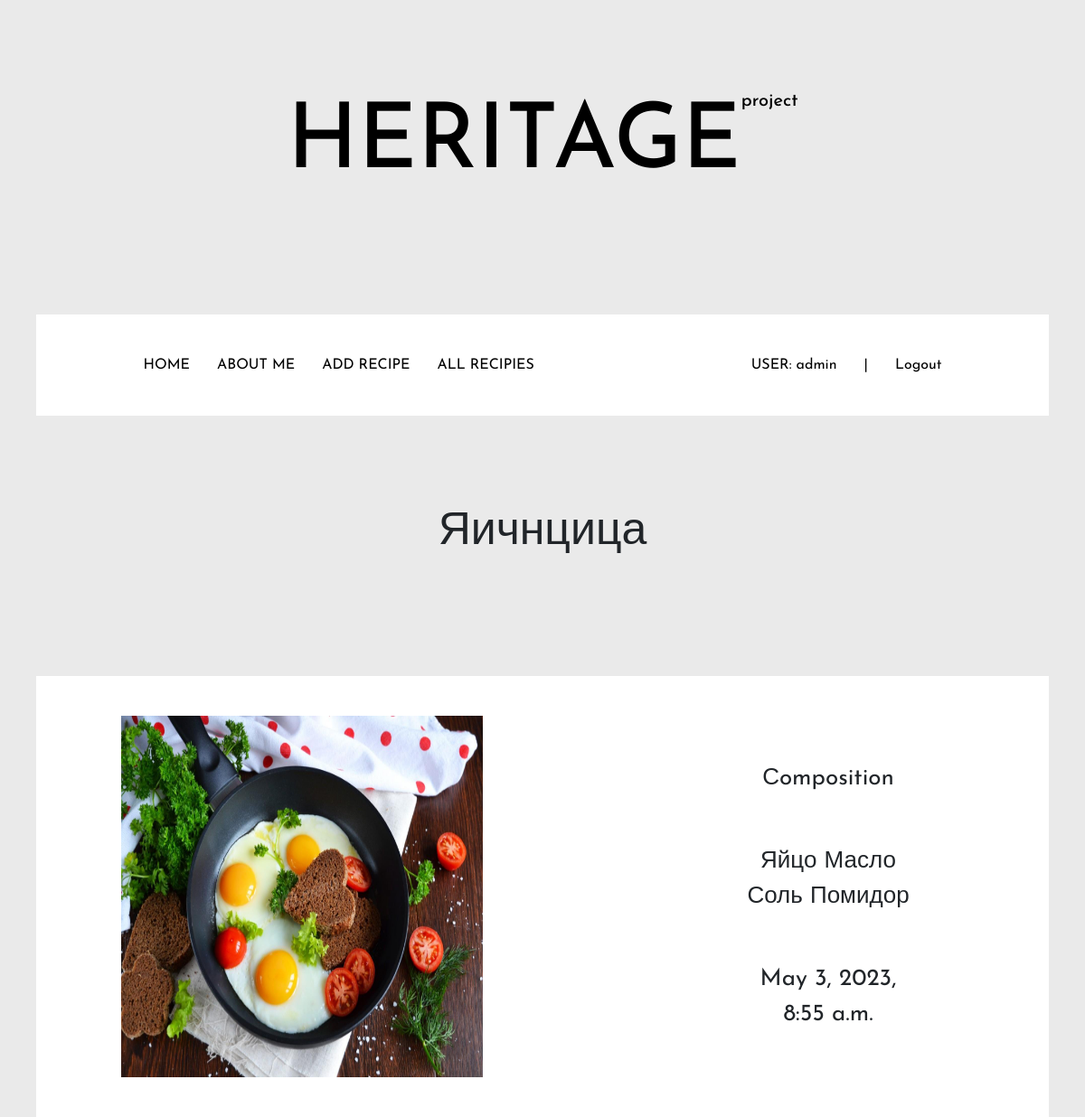
Page /recipe/11/ (signed in) on the committed database.
### users/models.py (models this page shows)
class User(AbstractUser):
    pass

### main/models.py (models this page shows, shortened)
class Recipe(models.Model):
    title = models.CharField('Название', max_length=50)
    describe = models.TextField('Описание')
    image = models.ImageField(upload_to='img/',blank=True)
    rec_time=models.DateTimeField(auto_now_add=True)
    objects = models.Manager()
    class Meta:
        verbose_name = 'Recipe'
        verbose_name_plural = 'Recipies'

### main/views.py (the view)
# urls.py: path('recipe/<int:recipe_id>/', views.show_recipe, name='recipe'),
def show_recipe(request,recipe_id):
    count=0
    recipies = Recipe.objects.all()
    for i in recipies.values():
         if i['id']==recipe_id:
                 return render(request,'main/recipe.html', {'recipies':recipies,'recipe':i,'imge':i['image'],})

### main/templates/main/recipe.html (shortened to what this page needs)
{% extends 'base.html'%}
{% block content %}
    <div class="recipe_name">
        <h3 class="recipe_name-inner">{{recipe.title}}</h3>
    </div>
    <div class="recipe">
        <div class="container">
            <div class="opisanie">
                <img src="/media/{{imge}}" height="400px" width="400px">
                <div class="opisanie-inner">
                    <p>Сomposition</p>
                    <p>{{recipe.describe}}</p>
                    {{recipe.rec_time}}
                </div>
            </div>
        </div>
    </div>
{% endblock %}

### main/templates/base.html (shortened to what this page needs)
{% load static %}
<html lang="en">
<head>
    <link href="https://cdn.jsdelivr.net/npm/bootstrap@5.3.0-alpha3/dist/css/bootstrap.min.css" rel="stylesheet">
    <link rel="stylesheet" type="text/css" href="{% static 'css/header_footer.css' %}">
    <link rel="stylesheet" type="text/css" href="{% static 'css/slick.css' %}">
    <link rel="stylesheet" type="text/css" href="{% static 'css/slick-theme.css' %}">
</head>
<body>
    <div class="header_logo-cont">
        <div class="header_logo">
            <h1 class="header_logo-inner"><a class='logo_link' href="{% url 'home' %}">HERITAGE</a></h1>
            <h5><a class="logo_link" href="{% url 'home' %}">project</a></h5>
        </div>
    </div>
    <header class="container-fluid ">
            <div class="container">
                <nav class="menu">
                    <div>
                        <a href="{% url 'home' %}">HOME</a>
                        <a href="{% url 'about' %}">ABOUT ME</a>
                        <a id="create" href="{% url 'create' %}">ADD RECIPE</a>
                        <a id='all_rec' href="{% url 'all' %}">ALL RECIPIES</a>
                    </div>
                    <div class="menu_user">
                        {% if user.is_authenticated %}
                        <a id="user" href="#">USER:   {{ user }}<a> |
                        <a id='logout' href="{% url 'logout' %}">Logout</a>
                        {% else %}
                        <a id="login" href="{% url 'login' %}">Login</a> |
                        <a id="register" href="{% url 'register' %}">Register</a>
                        {% endif %}
                    </div>
                </nav>
            </div>
    </header>
    {% block content %}{% endblock %}
</body>
</html>

### main/static/css/header_footer.css (style rules this page uses)
* { box-sizing: border-box; margin: 0; padding: 0; }
.header_logo-cont { margin-top: 100; }
.header_logo { display: flex; justify-content: center; margin: 0 auto; }
.header_logo-inner { font-family: 'Josefin Sans', sans-serif; font-size: 100px; }
.logo_link { text-decoration: none; color: black; }
.container-fluid { max-width: 1120px; margin: auto; background-color: white; }
.container { width: 100%; padding: 44px 94px; margin-top: 120px; }
body { font-family: 'Josefin Sans', sans-serif; font-size: 16px; background-color: #eaeaea; }
.menu { display:flex; justify-content: space-between; }
.menu_user { font-size: 1em; text-decoration: none; color: black; }
header .container .menu a { font-size: 1em; text-decoration: none; color: black; margin: 12.5px; }
.recipe { max-width: 1120px; margin: auto; background-color: white; }
.recipe_name { display: flex; justify-content: center; margin: 100px auto; }
.recipe_name-inner { font-family: 'Josefin Sans', sans-serif; text-align: center; font-size: 50px; }
.opisanie { display: flex; justify-content: space-between; }
.opisanie-inner { display: flex; flex-direction: column; align-items: center; justify-content: space-between; text-align:center; max-width: 300px; font-size: 26px; padding:50px 50px; }

### rows in the picture
User: username "admin"
Recipe: title "Яичнцица", image (picture), describe "Яйцо Масло Соль Помидор", rec_time "May 3, 2023, 8:55 a.m."
